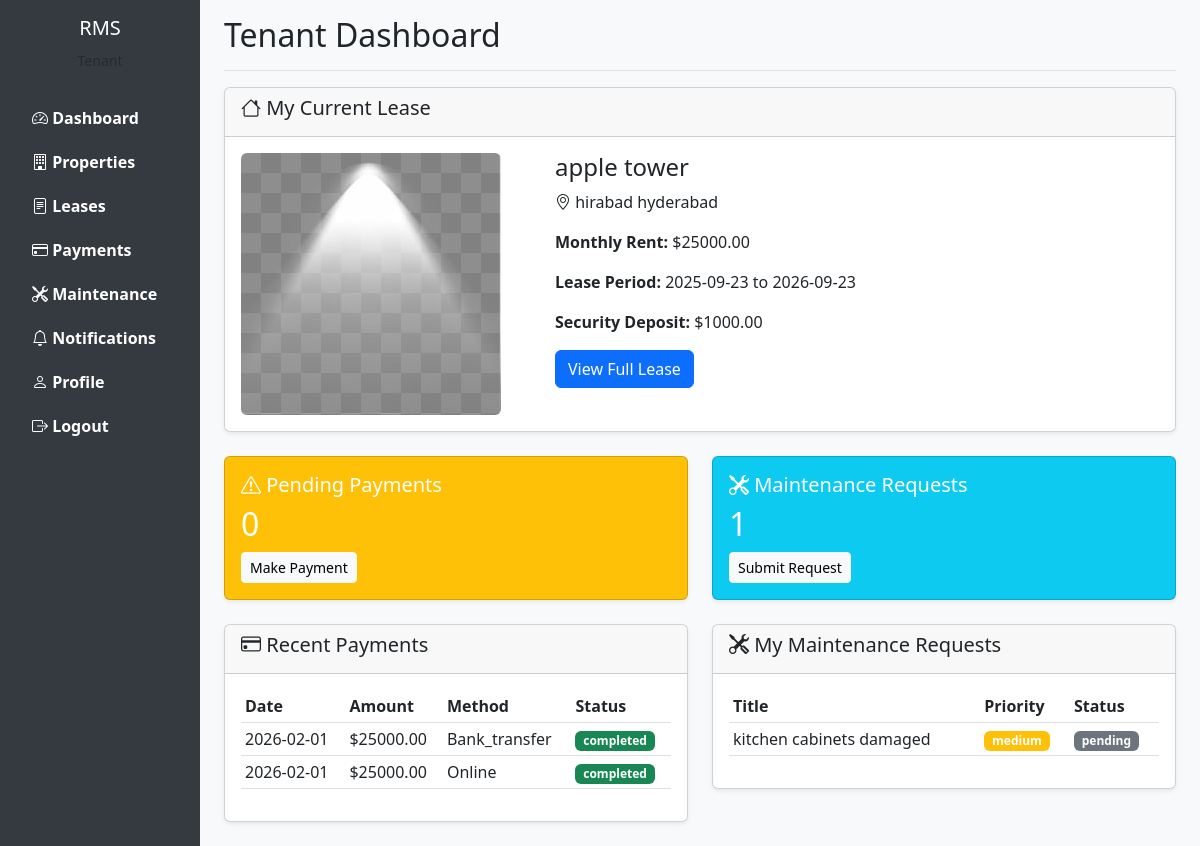
Page /tenant/dashboard (signed in) on the committed database.
### models.py (models this page shows)
class Property(db.Model):
    __tablename__ = 'properties'
    id = db.Column(db.Integer, primary_key=True)
    owner_id = db.Column(db.Integer, db.ForeignKey('users.id'), nullable=False)
    property_type = db.Column(db.String(50), nullable=False)
    title = db.Column(db.String(200), nullable=False)
    address = db.Column(db.Text, nullable=False)
    city = db.Column(db.String(100))
    state = db.Column(db.String(100))
    zip_code = db.Column(db.String(20))
    bedrooms = db.Column(db.Integer)
    bathrooms = db.Column(db.Integer)
    area_sqft = db.Column(db.Float)
    rent_amount = db.Column(db.Float, nullable=False)
    security_deposit = db.Column(db.Float)
    description = db.Column(db.Text)
    amenities = db.Column(db.Text)
    availability_status = db.Column(db.String(20), default='available')
    image_path = db.Column(db.String(255))
    created_at = db.Column(db.DateTime, default=datetime.utcnow)
    updated_at = db.Column(db.DateTime, default=datetime.utcnow, onupdate=datetime.utcnow)
    leases = db.relationship('Lease', backref='property', lazy=True)
    maintenance_requests = db.relationship('MaintenanceRequest', backref='property', lazy=True)

class Lease(db.Model):
    __tablename__ = 'leases'
    id = db.Column(db.Integer, primary_key=True)
    property_id = db.Column(db.Integer, db.ForeignKey('properties.id'), nullable=False)
    tenant_id = db.Column(db.Integer, db.ForeignKey('users.id'), nullable=False)
    start_date = db.Column(db.Date, nullable=False)
    end_date = db.Column(db.Date, nullable=False)
    monthly_rent = db.Column(db.Float, nullable=False)
    security_deposit = db.Column(db.Float)
    terms_conditions = db.Column(db.Text)
    status = db.Column(db.String(20), default='active')
    payment_due_day = db.Column(db.Integer, default=1)
    created_at = db.Column(db.DateTime, default=datetime.utcnow)
    updated_at = db.Column(db.DateTime, default=datetime.utcnow, onupdate=datetime.utcnow)
    payments = db.relationship('Payment', backref='lease', lazy=True)

class Payment(db.Model):
    __tablename__ = 'payments'
    id = db.Column(db.Integer, primary_key=True)
    lease_id = db.Column(db.Integer, db.ForeignKey('leases.id'), nullable=False)
    tenant_id = db.Column(db.Integer, db.ForeignKey('users.id'), nullable=False)
    amount = db.Column(db.Float, nullable=False)
    payment_date = db.Column(db.Date, nullable=False)
    payment_month = db.Column(db.String(7))
    payment_method = db.Column(db.String(50))
    transaction_id = db.Column(db.String(100))
    status = db.Column(db.String(20), default='pending')
    late_fee = db.Column(db.Float, default=0.0)
    notes = db.Column(db.Text)
    created_at = db.Column(db.DateTime, default=datetime.utcnow)

class MaintenanceRequest(db.Model):
    __tablename__ = 'maintenance_requests'
    id = db.Column(db.Integer, primary_key=True)
    property_id = db.Column(db.Integer, db.ForeignKey('properties.id'), nullable=False)
    tenant_id = db.Column(db.Integer, db.ForeignKey('users.id'), nullable=False)
    staff_id = db.Column(db.Integer, db.ForeignKey('users.id'))
    title = db.Column(db.String(200), nullable=False)
    description = db.Column(db.Text, nullable=False)
    category = db.Column(db.String(50))
    priority = db.Column(db.String(20), default='medium')
    status = db.Column(db.String(20), default='pending')
    reported_date = db.Column(db.DateTime, default=datetime.utcnow)
    assigned_date = db.Column(db.DateTime)
    completed_date = db.Column(db.DateTime)
    cost = db.Column(db.Float)
    resolution_notes = db.Column(db.Text)

### routes.py (the view)
@current_app.route('/tenant/dashboard')
@login_required
@role_required('tenant')
def tenant_dashboard():
    my_lease = Lease.query.filter_by(tenant_id=current_user.id, status='active').first()
    if my_lease:
        my_property = my_lease.property
        pending_payments = Payment.query.filter_by(
            lease_id=my_lease.id,
            status='pending'
        ).count()
        recent_payments = Payment.query.filter_by(
            lease_id=my_lease.id
        ).order_by(Payment.created_at.desc()).limit(5).all()
        my_requests = MaintenanceRequest.query.filter_by(
            tenant_id=current_user.id
        ).order_by(MaintenanceRequest.reported_date.desc()).limit(5).all()
    else:
        my_property = None
        pending_payments = 0
        recent_payments = []
        my_requests = []
    return render_template('tenant/dashboard.html',
                         lease=my_lease,
                         property=my_property,
                         pending_payments=pending_payments,
                         recent_payments=recent_payments,
                         maintenance_requests=my_requests)

### app.py (called while the page is built)
def create_app():
    app = Flask(__name__)
    app.config['SECRET_KEY'] = 'your-secret-key-change-in-production'
    app.config['SQLALCHEMY_DATABASE_URI'] = 'sqlite:///rental_management.db'
    app.config['SQLALCHEMY_TRACK_MODIFICATIONS'] = False
    app.config['UPLOAD_FOLDER'] = 'static/uploads'
    os.makedirs(app.config['UPLOAD_FOLDER'], exist_ok=True)
    db.init_app(app)
    login_manager.init_app(app)
    migrate.init_app(app, db)
    login_manager.login_view = 'login'
    login_manager.login_message = 'Please log in to access this page.'
    with app.app_context():
        from models import User
        @login_manager.user_loader
        def load_user(user_id):
            return User.query.get(int(user_id))
        import routes
        db.create_all()
    return app

### routes.py (called while the page is built)
def role_required(*roles):
    def decorator(f):
        @wraps(f)
        def decorated_function(*args, **kwargs):
            if not current_user.is_authenticated or current_user.role not in roles:
                flash('You do not have permission to access this page.', 'danger')
                return redirect(url_for('dashboard'))
            return f(*args, **kwargs)
        return decorated_function
    return decorator

### templates/tenant/dashboard.html (shortened to what this page needs)
{% extends "base.html" %}
{% block page_title %}Tenant Dashboard{% endblock %}
{% block content %}
{% if lease %}
<div class="row mb-4">
    <div class="col-md-12">
        <div class="card">
            <div class="card-header">
                <h5><i class="bi bi-house"></i> My Current Lease</h5>
            </div>
            <div class="card-body">
                <div class="row">
                    <div class="col-md-4">
                        {% if property.image_path %}
                        <img src="{{ url_for('static', filename='uploads/' + property.image_path) }}" class="img-fluid rounded" alt="{{ property.title }}">
                        {% else %}
                        <div class="bg-secondary text-white text-center rounded" style="height: 200px; display: flex; align-items: center; justify-content: center;">
                            <i class="bi bi-building" style="font-size: 3rem;"></i>
                        </div>
                        {% endif %}
                    </div>
                    <div class="col-md-8">
                        <h4>{{ property.title }}</h4>
                        <p><i class="bi bi-geo-alt"></i> {{ property.address }}</p>
                        <p><strong>Monthly Rent:</strong> ${{ "%.2f"|format(lease.monthly_rent) }}</p>
                        <p><strong>Lease Period:</strong> {{ lease.start_date }} to {{ lease.end_date }}</p>
                        <p><strong>Security Deposit:</strong> ${{ "%.2f"|format(lease.security_deposit or 0) }}</p>
                        <a href="{{ url_for('view_lease', lease_id=lease.id) }}" class="btn btn-primary">View Full Lease</a>
                    </div>
                </div>
            </div>
        </div>
    </div>
</div>
<div class="row mb-4">
    <div class="col-md-6">
        <div class="card text-white bg-warning">
            <div class="card-body">
                <h5 class="card-title"><i class="bi bi-exclamation-triangle"></i> Pending Payments</h5>
                <h2>{{ pending_payments }}</h2>
                <a href="{{ url_for('add_payment') }}" class="btn btn-light btn-sm">Make Payment</a>
            </div>
        </div>
    </div>
    <div class="col-md-6">
        <div class="card text-white bg-info">
            <div class="card-body">
                <h5 class="card-title"><i class="bi bi-tools"></i> Maintenance Requests</h5>
                <h2>{{ maintenance_requests|length }}</h2>
                <a href="{{ url_for('add_maintenance') }}" class="btn btn-light btn-sm">Submit Request</a>
            </div>
        </div>
    </div>
</div>
<div class="row mb-4">
    <div class="col-md-6">
        <div class="card">
            <div class="card-header">
                <h5><i class="bi bi-credit-card"></i> Recent Payments</h5>
            </div>
            <div class="card-body">
                <div class="table-responsive">
                    <table class="table table-sm">
                        <thead>
                            <tr>
                                <th>Date</th>
                                <th>Amount</th>
                                <th>Method</th>
                                <th>Status</th>
                            </tr>
                        </thead>
                        <tbody>
                            {% for payment in recent_payments %}
                            <tr>
                                <td>{{ payment.payment_date }}</td>
                                <td>${{ "%.2f"|format(payment.amount) }}</td>
                                <td>{{ payment.payment_method|title }}</td>
                                <td>
                                    <span class="badge bg-{{ 'success' if payment.status == 'completed' else 'warning' }}">
                                        {{ payment.status }}
                                    </span>
                                </td>
                            </tr>
                            {% endfor %}
                        </tbody>
                    </table>
                </div>
            </div>
        </div>
    </div>
    <div class="col-md-6">
        <div class="card">
            <div class="card-header">
                <h5><i class="bi bi-tools"></i> My Maintenance Requests</h5>
            </div>
            <div class="card-body">
                <div class="table-responsive">
                    <table class="table table-sm">
                        <thead>
                            <tr>
                                <th>Title</th>
                                <th>Priority</th>
                                <th>Status</th>
                            </tr>
                        </thead>
                        <tbody>
                            {% for request in maintenance_requests %}
                            <tr>
                                <td>{{ request.title }}</td>
                                <td>
                                    <span class="badge bg-{{ 'danger' if request.priority == 'urgent' else 'warning' }}">
                                        {{ request.priority }}
                                    </span>
                                </td>
                                <td>
                                    <span class="badge bg-{{ 'success' if request.status == 'completed' else 'secondary' }}">
                                        {{ request.status }}
                                    </span>
                                </td>
                            </tr>
                            {% endfor %}
                        </tbody>
                    </table>
                </div>
            </div>
        </div>
    </div>
</div>
{% else %}
<div class="alert alert-info">
    <h4><i class="bi bi-info-circle"></i> No Active Lease</h4>
    <p>You don't have an active lease at the moment. Please contact the administrator or browse available properties.</p>
    <a href="{{ url_for('properties') }}" class="btn btn-primary">Browse Properties</a>
</div>
{% endif %}
{% endblock %}

### templates/base.html (style rules this page uses)
body { min-height: 100vh; background-color: #f8f9fa; }
.card { box-shadow: 0 0.125rem 0.25rem rgba(0,0,0,0.075); }

### rows in the picture
Property: image_path (picture), title "apple tower", address "hirabad hyderabad"
Lease: monthly_rent "25000.00", start_date "2025-09-23", end_date "2026-09-23", security_deposit "1000.00"
Payment: payment_date "2026-02-01", amount "25000.00", payment_method "Bank_transfer", status "completed"
Payment: payment_date "2026-02-01", amount "25000.00", payment_method "Online", status "completed"
MaintenanceRequest: title "kitchen cabinets damaged", priority "medium", status "pending"

### other values in the picture
{{ pending_payments }} "0"
{{ maintenance_requests|length }} "1"
